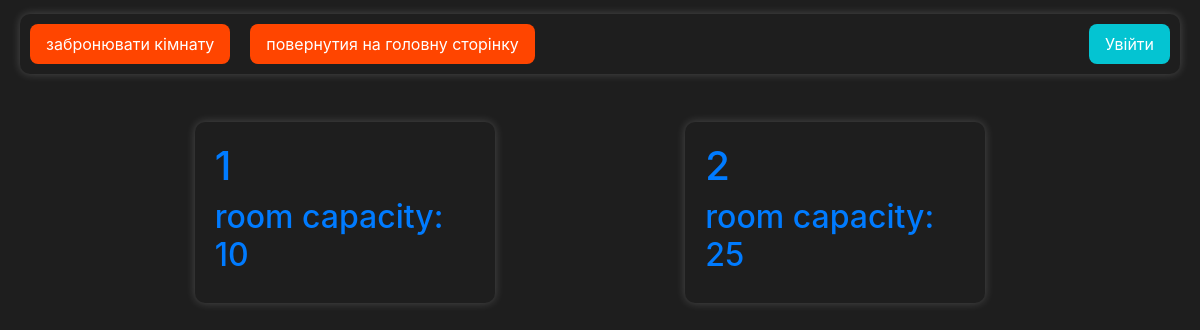
Before: / with the older database file.
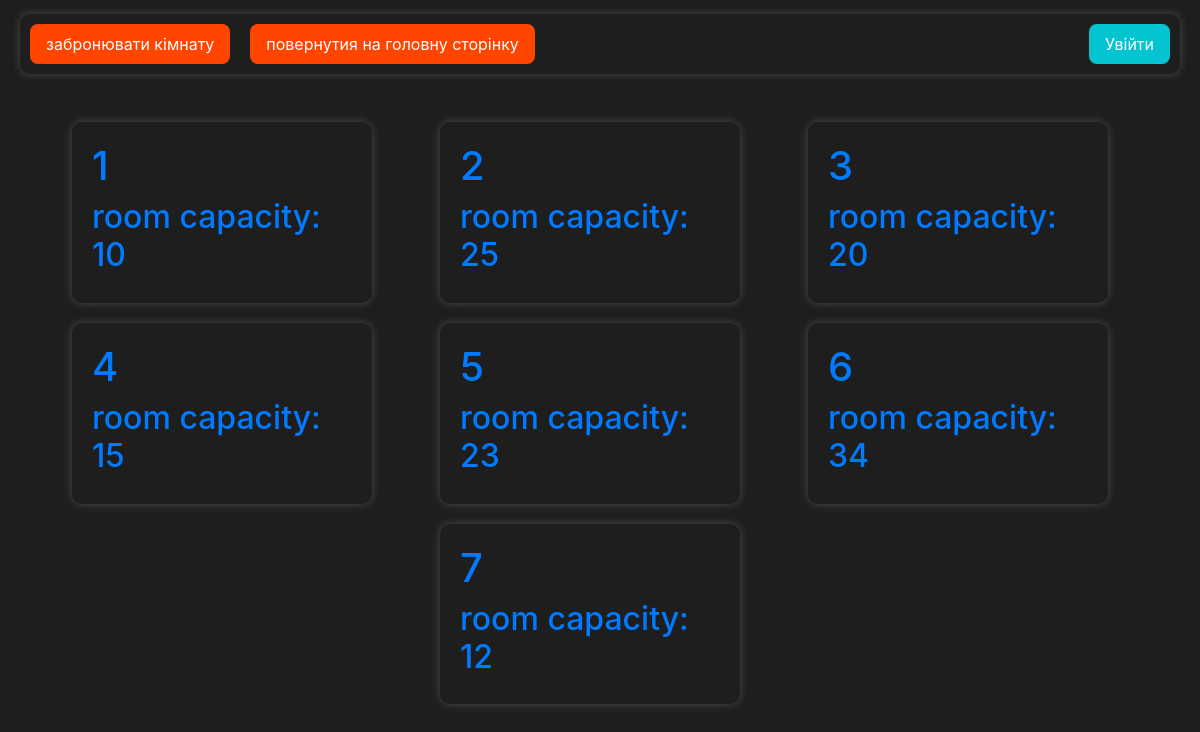
After: the same page with the newer database file.
### booking/models.py (models this page shows)
class Room(models.Model):
    number = models.CharField(max_length=10)
    capacity = models.IntegerField()
    location = models.TextField()

### booking/views.py (the view)
# urls.py: path("" ,room_list, name='room_list'),
def room_list(request):
    rooms = Room.objects.all()
    context = {
        'rooms': rooms
    }
    return render(request, 'booking/room_list.html', context)

### templates/booking/room_list.html
{% extends "base.html" %}
{% block content %}
{% load static %}
        <link rel="stylesheet" href="{% static 'css/style.css' %}">
<div class="container-list">
    {% for room in rooms %}
    <a href="{% url 'room_details' room.pk %}" >
    <div class="container-for-object">
        <h1>{{ room.number}}</h1>
        <h2 class="header-body">room capacity: {{ room.capacity }}</h2>
    </div>
    </a>
     {% endfor %}
</div>
{% endblock %}

### templates/base.html (shortened to what this page needs)
<!DOCTYPE html>
<html lang="en">
<head>
    <link rel="stylesheet" href="https://stackpath.bootstrapcdn.com/bootstrap/4.5.2/css/bootstrap.min.css">
    {% load static %}
    <link rel="stylesheet" href="{% static 'css/style.css' %}">
</head>
<body>
  {% include "header.html" %}
  {% block content %}
  {% endblock %}
</body>
</html>

### templates/header.html
{% load static %}
        <link rel="stylesheet" href="{% static 'css/style.css' %}">
<div class="header-div">
        <div class="left-cont">
        <a href="{% url 'book_room' %}"><button class="main-page-btn margin">забронювати кімнату</button></a>
        <a href="{% url 'room_list' %}"><button class="main-page-btn margin">повернутия на головну сторінку</button></a>
        </div>
        {% if request.user.is_authenticated %}
                <a href="{% url 'logout' %}" ><button class="exit-button margin">Вийти</button></a>
        {% else %}
                <a href="{% url 'login' %}"><button class="enter-button margin">Увійти</button></a>
        {% endif %}
</div>

### static/css/style.css (style rules this page uses)
body { background-color: #1e1e1e; }
.header-div { display: flex; justify-content: space-between; align-items: center; margin-top: 14px; margin-left: 20px; margin-right: 20px; border-radius: 10px; background-color: #1e1e1e; box-shadow: 0 0 10px rgba(255, 255, 255, 0.2); }
.left-cont { display: flex; }
.main-page-btn { color: #ffffff; border: none; cursor: pointer; border-radius: 8px; padding: 8px 16px; background-color: #FF4500; }
.enter-button { color: #ffffff; border: none; cursor: pointer; border-radius: 8px; padding: 8px 16px; background-color: #04c4d2; float: right; }
.margin { margin: 10px 10px 10px; }
.container-for-object { display: flex; flex-wrap: wrap; background: #1e1e1e; padding: 20px; margin-bottom: 20px; margin-right: 20px; border-radius: 10px; box-shadow: 0 0 10px rgba(255, 255, 255, 0.2); width: 300px; }
.container-list { display: flex; flex-wrap: wrap; justify-content: space-evenly ; margin-top: 48px; margin-left: 24px; margin-right: 24px; margin-bottom: 0px; }

Changed rows visible on the page:
added Room: number "3", capacity "20"
added Room: number "4", capacity "15"
added Room: number "5", capacity "23"
added Room: number "6", capacity "34"
added Room: number "7", capacity "12"
